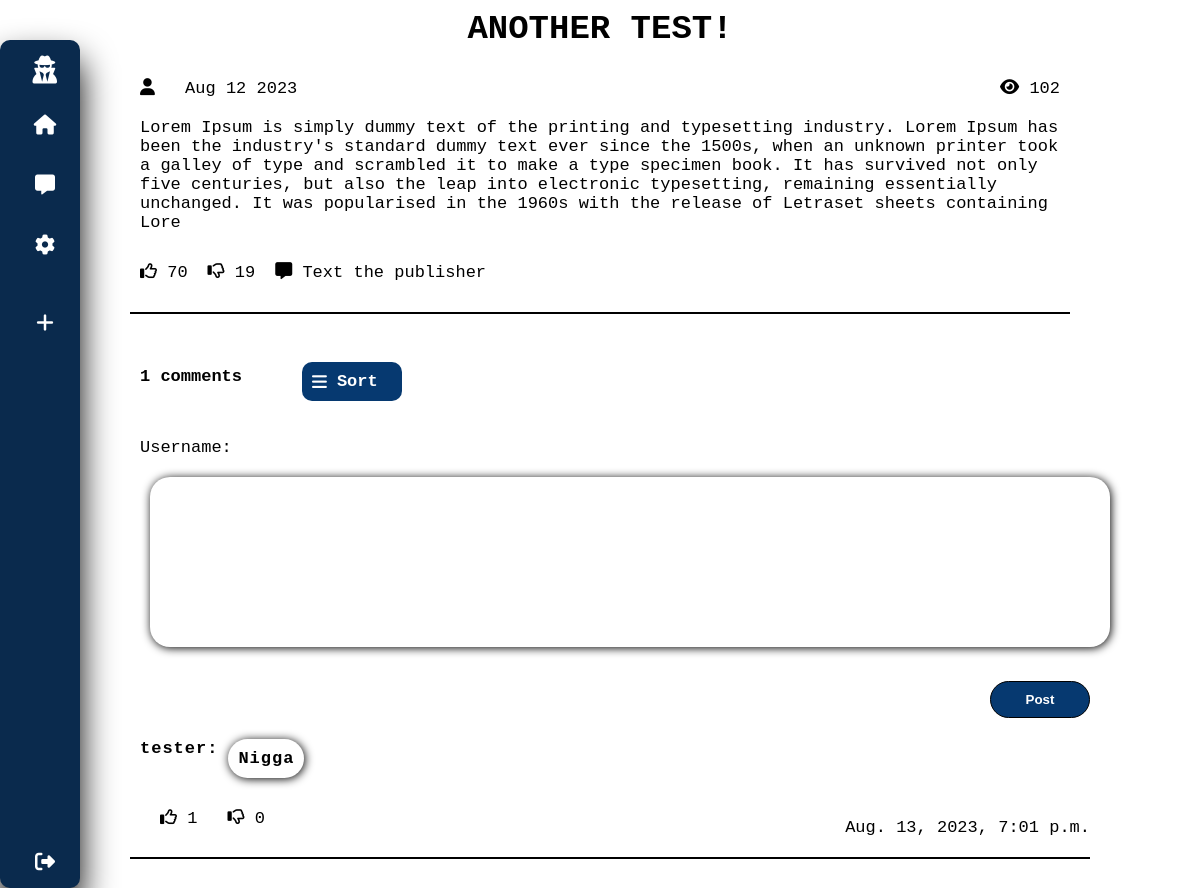
Page /post/5/ (signed in) on the earlier database version.
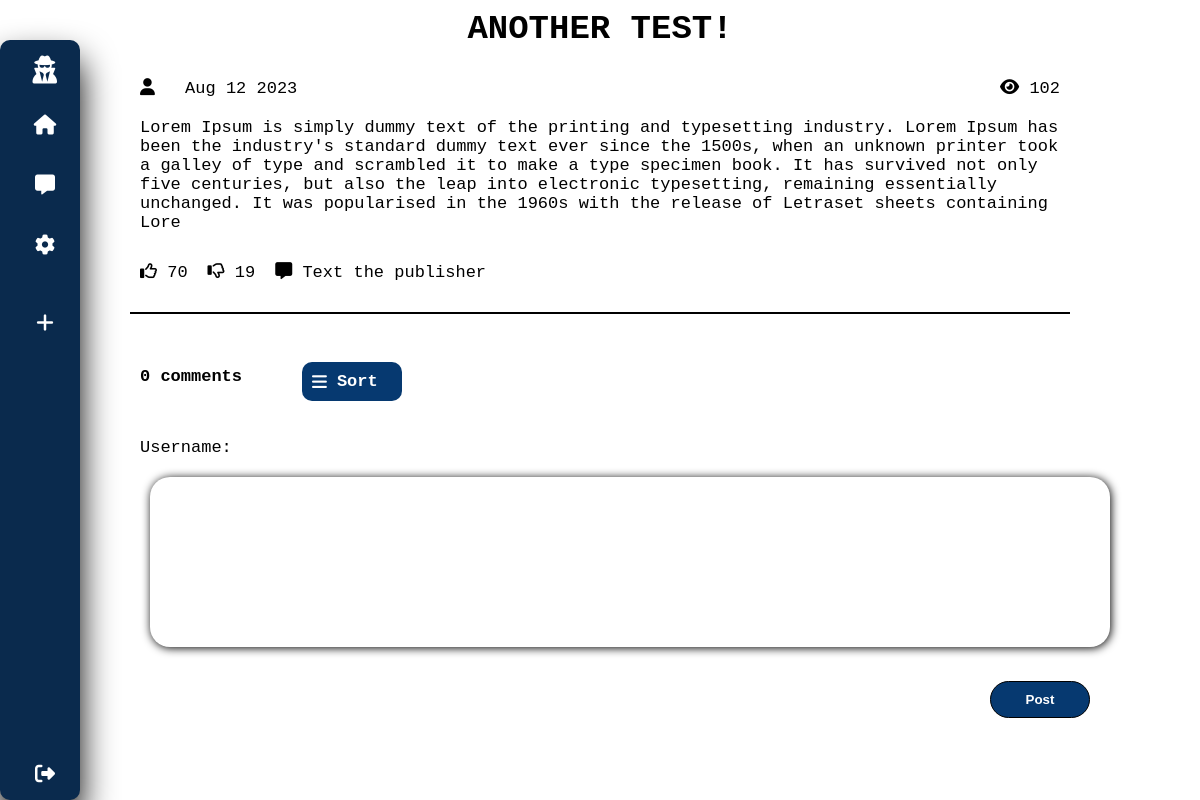
Same page on the later database version.
### anonymous/models.py (models this page shows, shortened)
class Comments(models.Model):
    commentator = models.ForeignKey(User, on_delete=models.CASCADE)
    post = models.ForeignKey(Post, on_delete=models.CASCADE)
    comment = models.TextField()
    date = models.DateTimeField(auto_now_add=True)
    likes = models.IntegerField(default=0)
    dislikes = models.IntegerField(default=0)

class Post(models.Model):
    user = models.ForeignKey(Anonymous, on_delete=models.CASCADE)
    title = models.CharField(max_length=100)
    description = models.TextField()
    date = models.DateTimeField(auto_now_add=True)
    likes = models.IntegerField(default=0)
    dislikes = models.IntegerField(default=0)
    views = models.IntegerField(default=0)

### anonymous/views.py (the view)
# urls.py: path('post/<int:pk>/', views.post, name = 'post'),
def post(request, pk):
    user_code = generate_code_user(request)
    post = Post.objects.filter(id = pk)
    post.update(views = post[0].views + 1)
    if request.method == 'POST':
        commentator = request.user
        comment = request.POST.get('comment')
        Comments.objects.create(commentator = commentator, comment = comment, post = post[0])
        return HttpResponseRedirect(f"/post/{pk}")
    get_comments = Comments.objects.filter(post = post[0]).order_by('-date')
    number_of_comments = get_comments.count()
    context = {'post': post[0], 'comments':get_comments, 'user_code': user_code, 'number_of_comments': number_of_comments}
    return render(request, 'anonymous/post.html', context)

### anonymous/helper_functions.py (called while the page is built)
def generate_code_user(request):
    id = shortuuid.ShortUUID().random(length=6)
    try:
        user_acc = Anonymous.objects.filter(user = request.user)
    except:
        user_acc = Anonymous.objects.create(user = request.user, code = id)
        return user_acc.code
    if user_acc:
        if user_acc[0].code:
            pass
        else:
             user_acc = Anonymous.objects.filter(user = request.user).create(code = id)
    else:
        user_acc = Anonymous.objects.create(user = request.user, code = id)
        return user_acc.code
    return user_acc[0].code

### anonymous/templates/anonymous/post.html (shortened to what this page needs)
{%extends 'anonymous/base.html' %}{%load static%} {%block content%}
<head>
  <link rel="stylesheet" href="{% static 'css/post.css'%}" />
  <link
    rel="stylesheet"
    href="https://cdnjs.cloudflare.com/ajax/libs/font-awesome/6.4.0/css/all.min.css"
  />
</head>
<body>
  <div class="blog">
    <h1 class="title">{{post.title}}</h1>
    <div class="data">
      <span class="date"><i class="fa-solid fa-user modal" style="margin-right: 20px"></i> {{post.date|date:"M d Y"}}</span>
      <span class="views"> <i class="fa-solid fa-eye"></i> {{post.views}}</span>
    </div>
    <p>{{post.description}}</p>
    <div class="interaction">
      <span class="likes"><i class="fa-regular fa-thumbs-up"></i> {{post.likes}}</span>
      <span class="dislikes"><i class="fa-regular fa-thumbs-down"></i> {{post.dislikes}}</span>
      <span>
        <a href="{% url 'new_room' user_code post.user.code%}"><i class="fa-solid fa-message text-msg"></i> Text the publisher</a>
      </span>
    </div>
    <hr />
    <div class="comment-info">
      <div><p id="comments">{{number_of_comments}} comments</p></div>
      <div class="sort-modal">
        <p id="sort"><i class="fa-solid fa-bars"></i> Sort</p>
      </div>
    </div>
    <br /><br />
    <br /><br />
    <div class="comment-section">
      <form method="post">
        <div class="comment-input">
          <p>Username:</p>
          <textarea name="comment" id="" cols="30" rows="10"></textarea>
        </div>
        <button type="submit" id="post">Post</button>
      </form>
      {%for comment in comments%}
      <div class="comment">
        <div class="container-one">
          <p>{{comment.commentator}}:</p>
          <p id="comment">{{comment.comment}}</p>
        </div>
        <div class="interaction-comment">
          <span class="likes">
            <i
              class="fa-regular fa-thumbs-up"
              data-id="{{comment.id}}"
              data-postid="{{post.id}}"
            ></i>
            <span class="like">{{comment.likes}}</span></span
          >
          <span class="dislikes">
            <i
              class="fa-regular fa-thumbs-down"
              data-id="{{comment.id}}"
              data-postid="{{post.id}}"
            ></i>
            <span class="dislike">{{comment.dislikes}}</span></span
          >
        </div>
        <p id="date">{{comment.date}}</p>
        <hr id="comment-hr" />
      </div>
      {%endfor%}
    </div>
  </div>
</body>
{%endblock%}

Differences in the rows shown:
removed Comments: commentator "tester", comment "Nigga", likes "1", dislikes "0", date "Aug. 13, 2023, 7:01 p.m."
Other differences:
{{ number_of_comments }}: "1" → "0"
